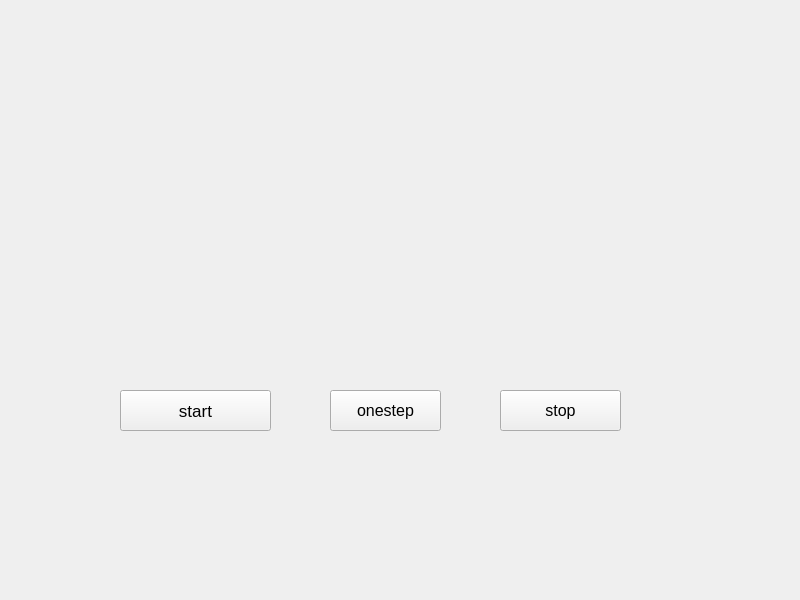
<?xml version="1.0" encoding="UTF-8"?>
<ui version="4.0">
 <class>Widget</class>
 <widget class="QWidget" name="Widget">
  <property name="geometry">
   <rect>
    <x>0</x>
    <y>0</y>
    <width>800</width>
    <height>600</height>
   </rect>
  </property>
  <property name="font">
   <font>
    <pointsize>12</pointsize>
   </font>
  </property>
  <property name="windowTitle">
   <string>Widget</string>
  </property>
  <widget class="QLabel" name="label">
   <property name="geometry">
    <rect>
     <x>300</x>
     <y>170</y>
     <width>131</width>
     <height>61</height>
    </rect>
   </property>
   <property name="font">
    <font>
     <pointsize>16</pointsize>
    </font>
   </property>
   <property name="text">
    <string/>
   </property>
  </widget>
  <widget class="QPushButton" name="startButton">
   <property name="geometry">
    <rect>
     <x>120</x>
     <y>390</y>
     <width>151</width>
     <height>41</height>
    </rect>
   </property>
   <property name="font">
    <font>
     <pointsize>13</pointsize>
    </font>
   </property>
   <property name="text">
    <string>start</string>
   </property>
  </widget>
  <widget class="QPushButton" name="pushButton">
   <property name="geometry">
    <rect>
     <x>500</x>
     <y>390</y>
     <width>121</width>
     <height>41</height>
    </rect>
   </property>
   <property name="text">
    <string>stop</string>
   </property>
  </widget>
  <widget class="QPushButton" name="pushButton_2">
   <property name="geometry">
    <rect>
     <x>330</x>
     <y>390</y>
     <width>111</width>
     <height>41</height>
    </rect>
   </property>
   <property name="text">
    <string>onestep</string>
   </property>
  </widget>
 </widget>
 <resources/>
 <connections/>
</ui>
